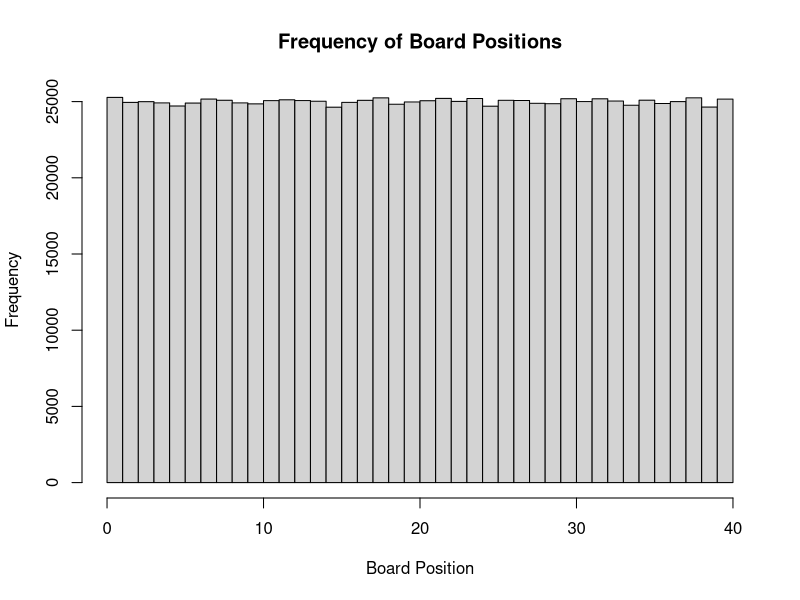
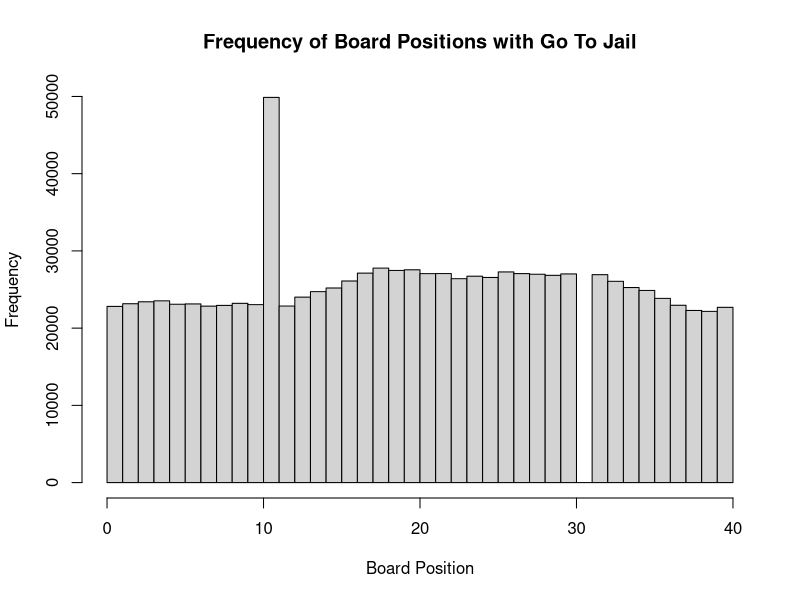
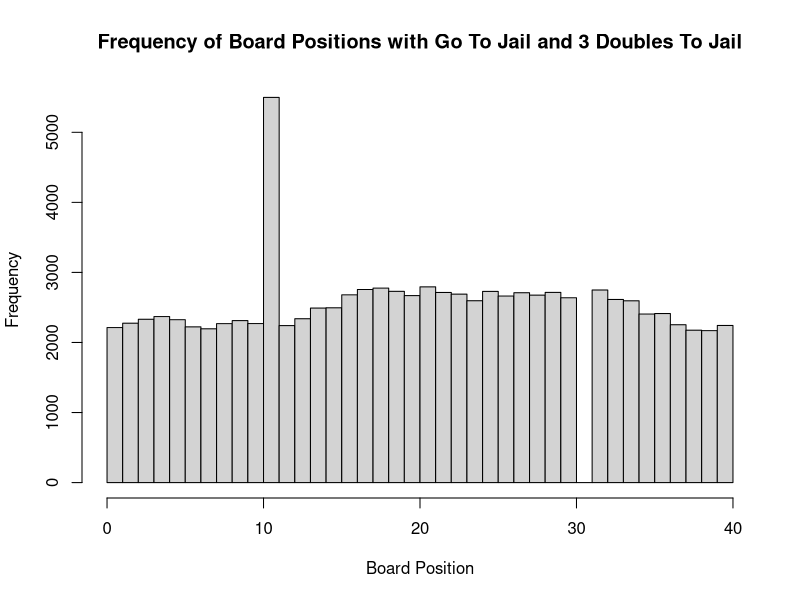

These charts were generated, in order, by the following R code:
## ---- chunk 1
knitr::opts_chunk$set(echo = TRUE)

#Function is to make things different colours. (It allows for both LaTeX and html outputs). Use example: `r colorize("some words in red", "red")
colorize <- function(x, color) {
  if (knitr::is_latex_output()) {
    sprintf("\\textcolor{%s}{%s}", color, x)
  } else if (knitr::is_html_output()) {
    sprintf("<span style='color: %s;'>%s</span>", color,
      x)
  } else x
}
## ---- chunk 2
#number of turns to be taken
turns <- 1000000

#initialize starting spot on board 0-GO
board_position <- 0

#create vectors to store die roll/size of move and board position numbers
move_sz <- rep(0, turns)
bd_positions <- rep(0, turns)

#for loop to simulate taking turns in monopoly

for (turn in 1:turns){
  
  #dice roll  using sample 
  roll <- sample(c(1:6), size=2, replace=TRUE)
  
  #sum die values 
  roll_value <- sum(roll)
  
  #add to current board position and update board position
  new_position <- board_position + roll_value
  #position is remainder when divided by 40 since there are 40 monopoly squares
  board_position <- (new_position %% 40)
  
  #store values in move_sz and bd_positions
  move_sz[turn] <- roll_value
  bd_positions[turn] <- board_position
}

#By increasing the number of turns taken, what distribution does the set of simulated board positions converge towards? Show this graphically using the histogram function. - Uniform Distribution

hist(bd_positions, breaks=seq(0,40,len=41), right=FALSE, main="Frequency of Board Positions", xlab = "Board Position")

## ---- chunk 3

#number of turns to be taken
turns <- 1000000

#initialize starting spot on board 0-GO
board_position <- 0

#create jail positions 
go_to_jail <- 30
jail_position <- 10

#create vectors to store die roll/size of move and board position numbers
move_sz <- rep(0, turns)
bd_positions <- rep(0, turns)

#for loop to simulate taking turns in monopoly

for (turn in 1:turns){
  
  #dice roll  using sample 
  roll <- sample(c(1:6), size=2, replace=TRUE)
  
  #sum die values 
  roll_value <- sum(roll)
  
  #add to current board position and update board position
  new_position <- board_position + roll_value
  #position is remainder when divided by 40 since there are 40 monopoly squares
  board_position <- (new_position %% 40)
  
  #if player lands on go to jail, set board_position as jail_position
  if (board_position == go_to_jail){
    board_position <- jail_position
  }
  
  #store values in move_sz and bd_positions
  move_sz[turn] <- roll_value
  bd_positions[turn] <- board_position
}

#Now, what is the distribution of board positions during a long game?
hist(bd_positions, breaks=seq(0,40,len=41), right=FALSE, main="Frequency of Board Positions with Go To Jail", xlab = "Board Position")

## ---- chunk 4

#number of turns to be taken
turns <- 100000

#initialize starting spot on board 0-GO
board_position <- 0

#create jail positions 
go_to_jail <- 30
jail_position <- 10

#create vectors to store die roll/size of move and board position numbers
move_sz <- rep(0, turns)
bd_positions <- rep(0, turns)

#create another vector to hold boolean values for whether each given roll was a double or not, populate with FALSE values 
move_dbl <- rep(FALSE, turns)

#for loop to simulate taking turns in monopoly

for (turn in 1:turns){
  
  #dice roll  using sample 
  roll <- sample(c(1:6), size=2, replace=TRUE)
  
  #if die rolls are equal to each other than doubles for the move is changed to TRUE 
  if (roll[1] == roll[2]){
    move_dbl[turn] <- TRUE
  }
  
  #sum die values 
  roll_value <- sum(roll)
  
  #add to current board position and update board position
  new_position <- board_position + roll_value
  #position is remainder when divided by 40 since there are 40 monopoly squares
  board_position <- (new_position %% 40)
  
  #if player rolls three doubles in a row, send to jail_position
  #access last three role values, starting at turn >= 3
  if (turn >= 3){
    
    #get last three turns boolean values
    start <- turn - 1
    end <- turn - 3
    doubles <- move_dbl[start:end]
    
    #if all are TRUE, then send to jail_position
    if (all(doubles == TRUE)){
      board_position <- jail_position
    }
  }
  
  #if player lands on go to jail, set board_position as jail_position
  if (board_position == go_to_jail){
    board_position <- jail_position
  }  
  
#
  
  #store values in move_sz and bd_positions
  move_sz[turn] <- roll_value
  bd_positions[turn] <- board_position
}


#Now, what is the distribution of board positions during a long game?
hist(bd_positions, breaks=seq(0,40,len=41), right=FALSE, main="Frequency of Board Positions with Go To Jail and 3 Doubles To Jail", xlab = "Board Position")

